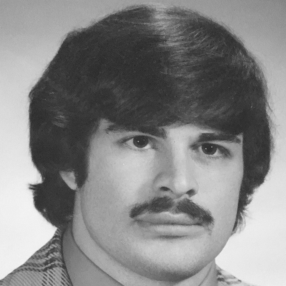
#> input picture RXH/string_art_of_images_Py/a.png, 286 x 286 px
$ python SL.py a.png 3
#> lines starting #> are read from the running program, lines starting #| are printed output that depends on the picture; after the words box and inside, x2 and y2 are one past the last pixel; in counts of white or black regions, pixels touching at a corner belong together

#!/usr/bin/python

import math
import sys
import numpy as np
import cv2
import time

def bresenham(x0, y0, x1, y1):
    """
    Bresenham-like algorithm returns coords for 4-connected lines.
    Resource: https://stackoverflow.com/questions/5186939/algorithm-for-drawing-a-4-connected-line

    Parameters:
    x0, y0 (int): x, y coords of first point
    x1, y1 (int): x, y coords of second point

    Returns: All coordinates along a line between two given points.
    """
    dx = abs(x1 - x0)    # distance to travel in X
    dy = abs(y1 - y0)    # distance to travel in Y

    if x0 < x1:
        ix = 1           # x will increase at each step
    else:
        ix = -1          # x will decrease at each step

    if y0 < y1:
        iy = 1           # y will increase at each step
    else:
        iy = -1          # y will decrease at each step

    e = 0                # Current error

    for i in range(dx + dy):
        yield (x0, y0)
        e1 = e + dy
        e2 = e - dx
        if abs(e1) < abs(e2):
            # Error will be smaller moving on X
            x0 += ix
            e = e1
        else:
            # Error will be smaller moving on Y
            y0 += iy
            e = e2

def get_pin_list(center=(0, 0), r=150, n=200):
    """
    Calculates coordinates for each pin on the image.

    Parameters:
    center (int, int): coordinates for center of the image.
    r (int): radius of circle.
    n (int): number of pins.

    Returns: Array of coordinates for each pin.
    """
    points = np.array([[int(center[0] + math.cos(np.pi*2*i/n) * r), int(center[1] + math.sin(np.pi*2*i/n) * r)] for i in range(n)])
    return points

def pins_too_close(pinA, pinB):
    """
    Checks if chosen pins are too close on loom.

    Parameters:
    pinA (int): starting pin.
    pinB (int): ending pin.

    Returns: True if pins too close.
    """
    if abs(pinA - pinB) < 25:
        return True

def show_image(string_art, thread_count, num_lines, square):
    """
    Shows the threaded image as it is built to the user in a GUI window.

    Parameters:
    string_art (np array): threaded image in-progress.
    thread_count (int): counter to show number of lines drawn on image.
    num_lines (int): number of lines that will be used to create image.
    square (int): width x height dimensions of image.

    Returns: None
    """
    cv2.namedWindow('image', cv2.WINDOW_NORMAL)
    cv2.resizeWindow('image', square, square)
    cv2.putText(string_art, str(thread_count - 1), (900, 900), cv2.FONT_HERSHEY_SIMPLEX, 1, 255, 2)
    cv2.putText(string_art, str(thread_count), (900, 900), cv2.FONT_HERSHEY_SIMPLEX, 1, 0, 2)
    if thread_count == num_lines:
        cv2.putText(string_art, str(thread_count), (900, 900), cv2.FONT_HERSHEY_SIMPLEX, 1, 255, 2)
    cv2.imshow('image', string_art)
    cv2.waitKey(1)

def update_image(pinX, pinY, image, string_art):
    """
    Applies a mask to the original image and does a bitwise OR to update pixel data.
    Note: mask about 30 sec faster than accessing each pixel individually and updating value.

    Parameters:
    pinX (tuple): coords of starting pin
    pinY (tuple): coords of ending pin
    image (np array): original image
    string_art (np array): threaded image in-progress.

    Returns: original image updated with white line drawn. Result image updated with black line drawn.
    """
    mask = np.zeros(image.shape[:2], dtype = "uint8")
    cv2.line(mask, pinX, pinY, 255, 1)
    cv2.line(string_art, pinX, pinY, 0, 1)
    image = cv2.bitwise_or(image, mask)

    return image

def add_frame(string_art, pin_list):
    """
    Draws tiny circles to represent where the pins on the image. Just for fun.

    Parameters:
    pin_list(np array): contains coordinates of all the pins.
    string_art (np array): the threaded image.

    Returns: The finished threaded image with drawn on pins.
    """
    for pin in pin_list:
        x, y = pin
        cv2.circle(string_art,(x, y), 3, (0,0,0), -1)
    return string_art


def main():
    start_time = time.time()

    # convert image to greyscale, crop, and resize
    orig_img = cv2.imread(sys.argv[1], cv2.IMREAD_GRAYSCALE)
#> orig_img is the input picture: shape (286, 286); min 43, max 243, mean 133.4
    height, width = orig_img.shape[:2]
#> height = 286; width = 286
    smaller_dim = min(height, width)
#> smaller_dim = 286
    x1 = int((width - smaller_dim)/2)
#> x1 = 0
    y1 = int((height - smaller_dim)/2)
#> y1 = 0
    x2 = x1 + smaller_dim
#> x2 = 286
    y2 = y1 + smaller_dim
#> y2 = 286
    crop_img = orig_img[y1:y2, x1:x2]
    radius = 500
    square = 2*radius + 1
    image = cv2.resize(crop_img, (square, square))
    #cv2.imwrite(sys.argv[1].split('.')[0] + '_cropped.png', image)

    height, width = image.shape[:2]
#> height = 1001; width = 1001
    string_art = 255 * np.ones((height, width))
    num_pins = 200

    # allow user to specify number of lines used, or default to 1000 lines
    try:
        num_lines = int(sys.argv[2])
    except IndexError:
        num_lines = 1000

    center_x = int(width/2)
#> center_x = 500
    center_y = int(height/2)
#> center_y = 500

    pin_list = get_pin_list(center=(center_x,center_y),r=radius, n=num_pins)
    #pin_list猜测是点在图上的位置   --Kiyoshimo
    start_pin = 0
    thread_count = 0
    print_list = []
    print ("Creating threaded image of " + sys.argv[1] + " with " + str(num_lines) + " threads. Please wait...\n")

    #在这里找   --Kiyoshimo
    for line in range(num_lines):
        darkest_line = float("inf")
        start_coords = pin_list[start_pin]

        for pin in range(1, num_pins):
            end_pin = (start_pin + pin) % num_pins
            end_coords = pin_list[end_pin]
            if pins_too_close(start_pin, end_pin):
                continue

            line_coords = list(bresenham(start_coords[0], start_coords[1], end_coords[0], end_coords[1]))

            # unzip the list to get x, y coords separately
            pinX, pinY = zip(*line_coords)
            pixel_sum = np.sum(image[pinY, pinX])
            line_avg = int(pixel_sum / len(line_coords))

            # darker<--[0..255]-->lighter
            if line_avg < darkest_line:
                next_pin = end_pin
                darkest_line = line_avg

        thread_count += 1
        print_list.append((start_pin, next_pin))
        image = update_image(tuple(pin_list[start_pin]), tuple(pin_list[next_pin]), image, string_art)
        # UNCOMMENT the below line to view image in-progress
        # show_image(string_art, thread_count, num_lines, square)
        print(start_pin ,":", next_pin,"-----")   #是这里，正下方为pin0，顺时针递增 Kiyoshimo
        start_pin = next_pin
#> after the loop, next_pin = 127; print_list = [(0, 129), (129, 189), (189, 127)]; thread_count = 3


    string_art = add_frame(string_art, pin_list)
#> after the loop in add_frame, `for pin in pin_list:`:
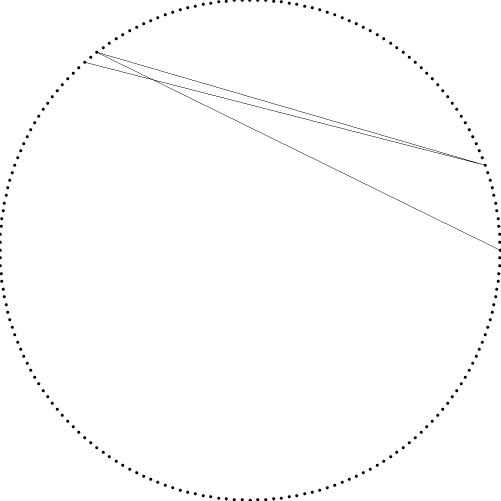
#> string_art: shape (1001, 1001) float64 (shown at 1/2 size); 99.2% white; 197 black regions (11 under 20 px), largest, box (x1, y1, x2, y2) and area: (166, 101, 1001, 504) 2457, (434, 0, 441, 7) 29, (559, 0, 566, 7) 29
    cv2.imwrite(sys.argv[1].split('.')[0] + '_results.png', string_art)
    print ("Finished: " + sys.argv[1].split('.')[0] + "_results.png")
    print( int(time.time() - start_time), "seconds elapsed.")

    # [13 lines of commented-out code are left out]

if __name__== "__main__":
  main()
#> (the run stopped early here; a loop or call above may not have finished)
